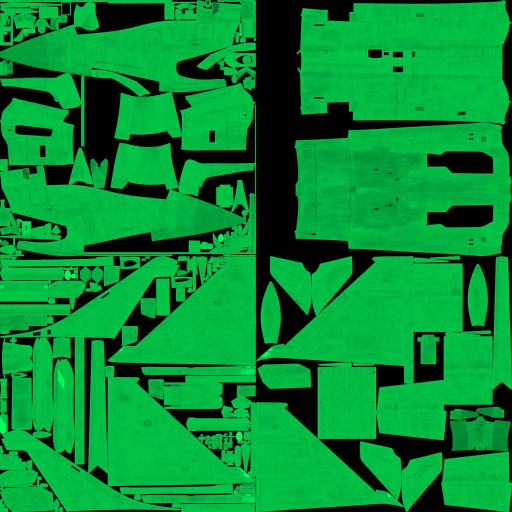
#> input picture rafale/stock_specular.png, 1024 x 1024 px, found by its file name (shown at 1/2 size)
$ python build_spec.py ../rafale/stock_specular.png
#> lines starting #> are read from the running program, lines starting #| are printed output that depends on the picture; after the words box and inside, x2 and y2 are one past the last pixel; in counts of white or black regions, pixels touching at a corner belong together
#!/usr/bin/env python3
"""
Rafale M chrome specular builder (GeoFS / LiverySelector).

Rafale "Specular shader" slot = glTF metallicRoughness packing:
  R = unused (~0)   G = roughness (0 mirror .. 255 matte)   B = metalness (0 paint .. 255 metal)
Same UV layout as the main texture (spec is 1024^2, main is 4096^2).

Usage:
  python build_spec.py MASK.png [--base stock_specular.png] [--out specular_chrome.png]
                       [--rough 12] [--metal 255] [--paint-rough 110] [--paint-metal 0]

MASK.png: paint it over the 4096 main texture. White = chrome, black = paint,
grey = blend (brushed / satin). Any size; resized to 1024.
Paint areas get --paint-* values (glossy car-paint default). Pass --keep-paint
to leave non-chrome areas at stock values instead.
"""
import argparse
import numpy as np
from PIL import Image

p = argparse.ArgumentParser()
p.add_argument("mask")
p.add_argument("--base", default="stock_specular.png")
p.add_argument("--out", default="specular_chrome.png")
p.add_argument("--rough", type=int, default=12)
p.add_argument("--metal", type=int, default=255)
p.add_argument("--paint-rough", type=int, default=110)
p.add_argument("--paint-metal", type=int, default=0)
p.add_argument("--keep-paint", action="store_true")
a = p.parse_args()

base = np.array(Image.open(a.base).convert("RGB")).astype(np.float32)
h, w = base.shape[:2]
#> h = 1024; w = 1024
m = np.array(Image.open(a.mask).convert("L").resize((w, h), Image.LANCZOS)).astype(np.float32) / 255.0
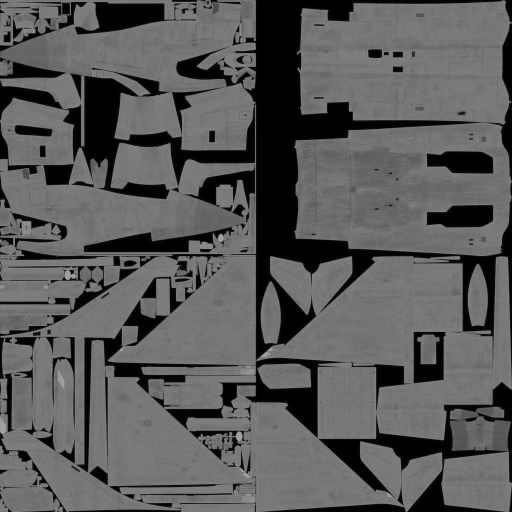
#> m: shape (1024, 1024) float32 (shown at 1/2 size); min 0, max 0.722, mean 0.352

paint = base.copy()
if not a.keep_paint:
    paint[..., 1] = a.paint_rough
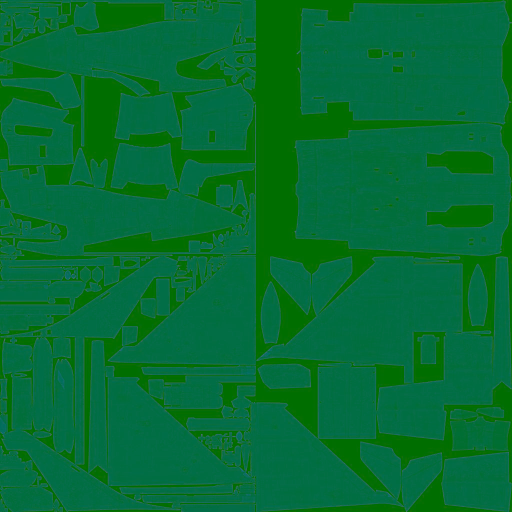
#> paint: shape (1024, 1024, 3) float32 (shown at 1/2 size); mean R, G, B 4.4, 111.4, 52
    paint[..., 2] = a.paint_metal
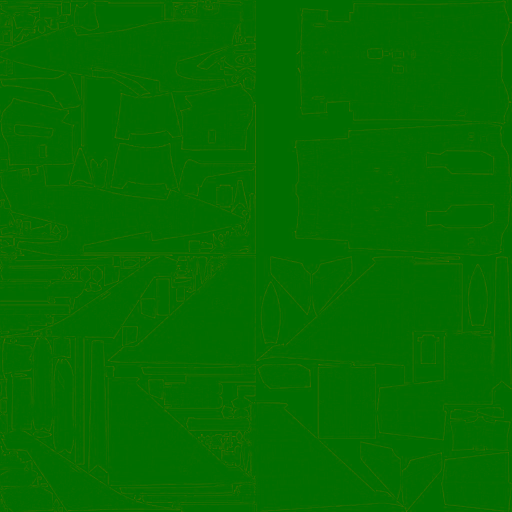
#> paint: shape (1024, 1024, 3) float32 (shown at 1/2 size); mean R, G, B 4.4, 111.4, 0
chrome = np.zeros_like(base)
chrome[..., 1] = a.rough
chrome[..., 2] = a.metal

# preserve stock black gutters (unused UV space) so seams don't bleed
used = (base.sum(axis=2) > 0)[..., None]
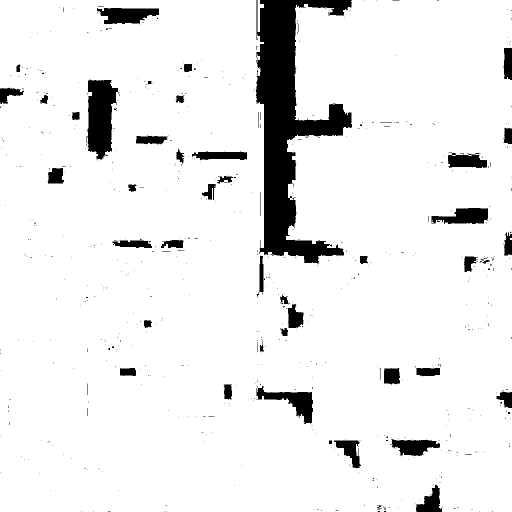
#> used: shape (1024, 1024, 1) bool (shown at 1/2 size); 92.1% white; 670 black regions (620 under 20 px), largest, box (x1, y1, x2, y2) and area: (512, 0, 704, 527) 42216, (174, 160, 236, 319) 7135, (513, 772, 626, 848) 3153
out = (paint * (1 - m[..., None]) + chrome * m[..., None]) * used
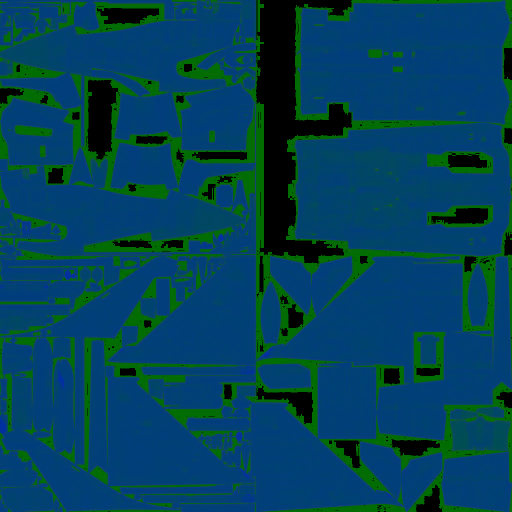
#> out: shape (1024, 1024, 3) float32 (shown at 1/2 size); mean R, G, B 2.5, 66.8, 89.8
Image.fromarray(out.clip(0, 255).astype(np.uint8)).save(a.out)
print(f"wrote {a.out} ({w}x{h}), chrome coverage {m[used[...,0]].mean():.1%}")
#| wrote specular_chrome.png (1024x1024), chrome coverage 38.2%

$ run again, with rafale/test_spec_A_mirror_chrome.png copied over rafale/stock_specular.png
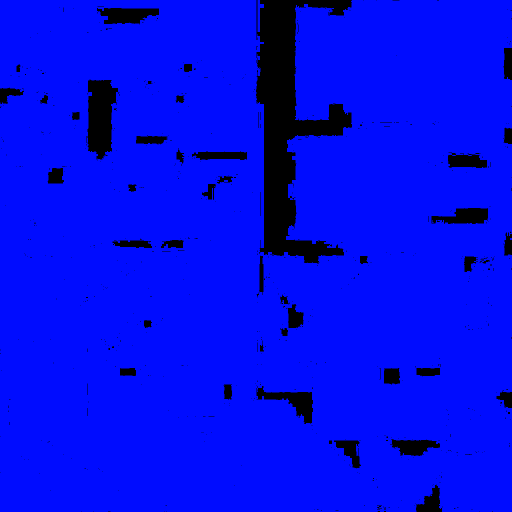
#> input picture rafale/test_spec_A_mirror_chrome.png, 1024 x 1024 px, found by its file name (shown at 1/2 size)
#> m: shape (1024, 1024) float32; values 0 (black) and 0.141 (white), 92.1% white; 670 black regions (620 under 20 px), largest, box (x1, y1, x2, y2) and area: (512, 0, 704, 527) 42216, (174, 160, 236, 319) 7135, (513, 772, 626, 848) 3153
#> `out = (paint * (1 - m[..., None]) + chrome * m[..., None]) * used`:
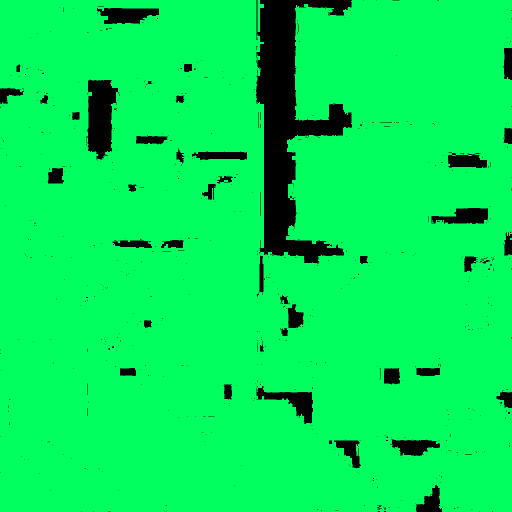
#> out: shape (1024, 1024, 3) float32 (shown at 1/2 size); mean R, G, B 0, 88.5, 33.2; drawn with min black and max white
#> `Image.fromarray(out.clip(0, 255).astype(np.uint8)).save(a.out)`:
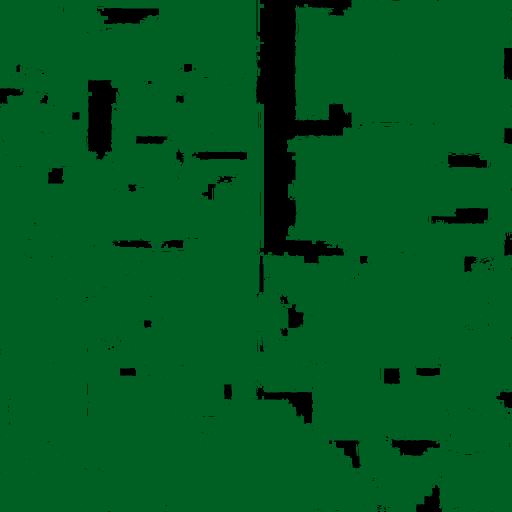
#> saved as specular_chrome.png: PIL image 1024x1024 RGB (shown at 1/2 size); mean R, G, B 0, 88.5, 33.2
#| wrote specular_chrome.png (1024x1024), chrome coverage 14.1%
